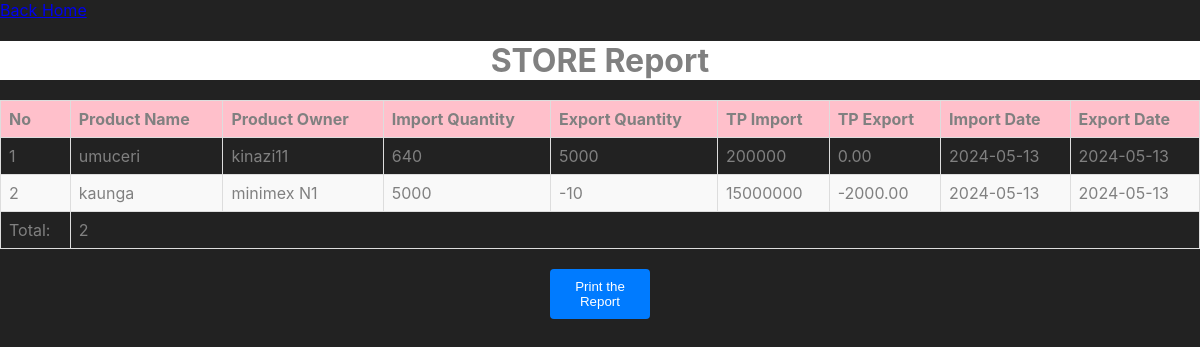
Screenshot of /project/report.php (signed in) with the database file from the repository.
### tables this page shows
CREATE TABLE `products` (
  `pid` int(11) NOT NULL,
  `pname` varchar(255) DEFAULT NULL,
  `powner` varchar(255) DEFAULT NULL
);

CREATE TABLE `stock_in` (
  `stock_in_id` int(11) NOT NULL,
  `pid` int(11) DEFAULT NULL,
  `quantity` int(11) DEFAULT NULL,
  `date` date DEFAULT NULL,
  `Unit_Price1` int(35) NOT NULL,
  `total_price` int(75) NOT NULL
);

CREATE TABLE `stock_out` (
  `stock_out_id` int(11) NOT NULL,
  `pid` int(11) DEFAULT NULL,
  `quantity` int(11) DEFAULT NULL,
  `Unit_Price` int(60) DEFAULT NULL,
  `total_price` decimal(10,2) DEFAULT NULL,
  `date` date DEFAULT NULL
);

### project/report.php (the view, shortened to what this page needs)
<?php declare(strict_types=1);
include_once "./Auth/config.php";
$sql = mysqli_query($conn, "SELECT *, stock_in.quantity AS p_in_quantity,
                                   stock_out.quantity AS p_out_quantity,
                                   stock_out.total_price AS p_out_total_price,
                                   stock_in.total_price AS p_in_total_price,
                                   stock_out.date AS p_out_date,
                                   stock_in.date AS p_in_date FROM products
                                  INNER JOIN stock_in ON products.pid = stock_in.pid
                                  INNER JOIN stock_out ON products.pid = stock_out.pid ");
$form = '';
if ($sql) {
    $num_rows = mysqli_num_rows($sql);
    if ($num_rows > 0) {
        $a = 0;
        while ($fetch = mysqli_fetch_assoc($sql)) {
            $a++;
            $form .= ' <tr>
                        <td>' . $a . '</td>
                        <td>' . $fetch['pname'] . '</td>
                        <td>' . $fetch['powner'] . '</td>
                        <td>' . $fetch['p_in_quantity'] . '</td>
                        <td>' . $fetch['p_out_quantity'] . '</td>
                        <td>' . $fetch['p_in_total_price'] . '</td>
                        <td>' . $fetch['p_out_total_price'] . '</td>
                        <td>' . $fetch['p_in_date'] . '</td>
                        <td>' . $fetch['p_out_date'] . '</td>
                    </tr>';
        }
    } else {
        $form .= '<tr> <td colspan="9"> No records found! </td> </tr>';
    }
} else {
    $form .= '<tr> <td colspan="9"> Error fetching data! </td> </tr>';
}
?>
<!DOCTYPE html>
<html lang="en">
<head>
</head>
</head>
<body>
    <a href="./index.php">Back Home</a>
    <h1>STORE Report</h1>
    <table>
        <thead>
            <tr>
                <th>No</th>
                <th>Product Name</th>
                <th>Product Owner</th>
                <th>Import Quantity</th>
                <th>Export Quantity</th>
                <th>TP Import</th>
                <th>TP Export</th>
                <th>Import Date</th>
                <th>Export Date</th>
            </tr>
        </thead>
        <tbody>
            <?php echo $form; ?>
            <tr>
                <td>Total:</td>
                <td colspan="8"><?php echo $num_rows; ?></td>
            </tr>
        </tbody>
    </table>
    <button class="print-btn" onclick="printReport()">Print the Report</button>
</body>
</html>

### project/report.php (style rules this page uses)
body { font-family: -apple-system, BlinkMacSystemFont, "Segoe UI", Roboto, Helvetica, Arial, sans-serif, "Apple Color Emoji", "Segoe UI Emoji", "Segoe UI Symbol"; margin: 0; padding: 0; background-color: #222222; }
h1, h2 { text-align: center; margin-bottom: 20px; color: grey; background-color: white; }
table { width: 100%; border-collapse: collapse; margin-bottom: 20px; }
th, td { padding: 8px; text-align: left; border: 1px solid #ddd; color: gray; }
th { background-color: pink; }
tr:nth-child(even) { background-color: #f9f9f9; }
.print-btn { display: block; width: 100px; margin: 0 auto; padding: 10px; background-color: #007bff; border: none; color: #fff; border-radius: 4px; text-align: center; cursor: pointer; }

### rows the page displays
products: pname "umuceri", powner "kinazi11", stock_in.quantity "640", stock_out.quantity "5000", stock_in.total_price "200000", stock_out.total_price "0.00", stock_in.date "2024-05-13", stock_out.date "2024-05-13"
products: pname "kaunga", powner "minimex N1", stock_in.quantity "5000", stock_out.quantity "-10", stock_in.total_price "15000000", stock_out.total_price "-2000.00", stock_in.date "2024-05-13", stock_out.date "2024-05-13"

### other values shown
$num_rows "2"
